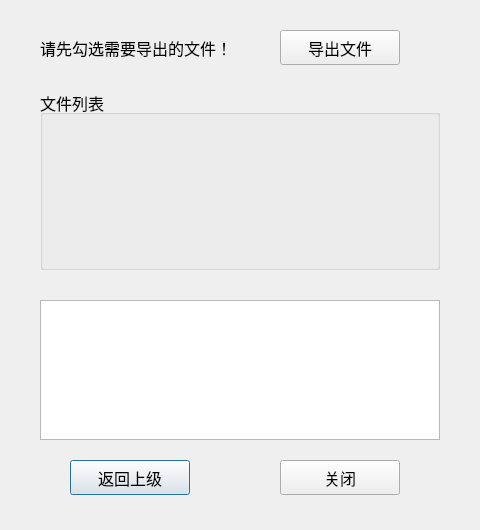
<?xml version="1.0" encoding="UTF-8"?>
<ui version="4.0">
 <class>exportFiles</class>
 <widget class="QDialog" name="exportFiles">
  <property name="geometry">
   <rect>
    <x>0</x>
    <y>0</y>
    <width>480</width>
    <height>530</height>
   </rect>
  </property>
  <property name="font">
   <font>
    <pointsize>12</pointsize>
   </font>
  </property>
  <property name="windowTitle">
   <string>Dialog</string>
  </property>
  <widget class="QGroupBox" name="groupBox">
   <property name="geometry">
    <rect>
     <x>40</x>
     <y>90</y>
     <width>400</width>
     <height>180</height>
    </rect>
   </property>
   <property name="title">
    <string>文件列表</string>
   </property>
  </widget>
  <widget class="QPushButton" name="pushButton_return">
   <property name="geometry">
    <rect>
     <x>70</x>
     <y>460</y>
     <width>120</width>
     <height>35</height>
    </rect>
   </property>
   <property name="minimumSize">
    <size>
     <width>0</width>
     <height>35</height>
    </size>
   </property>
   <property name="maximumSize">
    <size>
     <width>16777215</width>
     <height>35</height>
    </size>
   </property>
   <property name="text">
    <string>返回上级</string>
   </property>
  </widget>
  <widget class="QPushButton" name="pushButton_close">
   <property name="geometry">
    <rect>
     <x>280</x>
     <y>460</y>
     <width>120</width>
     <height>35</height>
    </rect>
   </property>
   <property name="minimumSize">
    <size>
     <width>0</width>
     <height>35</height>
    </size>
   </property>
   <property name="maximumSize">
    <size>
     <width>16777215</width>
     <height>35</height>
    </size>
   </property>
   <property name="text">
    <string>关闭</string>
   </property>
  </widget>
  <widget class="QPushButton" name="pushButton_export">
   <property name="geometry">
    <rect>
     <x>280</x>
     <y>30</y>
     <width>120</width>
     <height>35</height>
    </rect>
   </property>
   <property name="sizePolicy">
    <sizepolicy hsizetype="Preferred" vsizetype="Preferred">
     <horstretch>0</horstretch>
     <verstretch>0</verstretch>
    </sizepolicy>
   </property>
   <property name="minimumSize">
    <size>
     <width>120</width>
     <height>35</height>
    </size>
   </property>
   <property name="maximumSize">
    <size>
     <width>120</width>
     <height>35</height>
    </size>
   </property>
   <property name="text">
    <string>导出文件</string>
   </property>
  </widget>
  <widget class="QLabel" name="label">
   <property name="geometry">
    <rect>
     <x>40</x>
     <y>30</y>
     <width>200</width>
     <height>35</height>
    </rect>
   </property>
   <property name="font">
    <font>
     <weight>50</weight>
     <bold>false</bold>
    </font>
   </property>
   <property name="text">
    <string>请先勾选需要导出的文件！</string>
   </property>
  </widget>
  <widget class="QTextEdit" name="textEdit">
   <property name="geometry">
    <rect>
     <x>40</x>
     <y>300</y>
     <width>400</width>
     <height>140</height>
    </rect>
   </property>
  </widget>
 </widget>
 <resources/>
 <connections/>
</ui>
